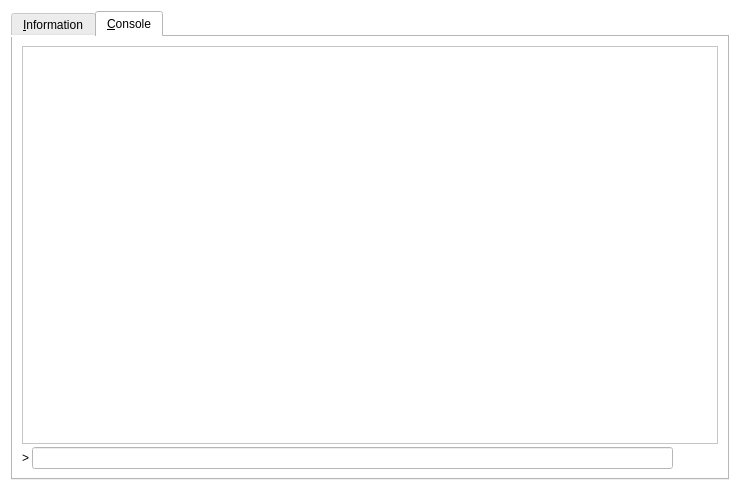
<?xml version="1.0" encoding="UTF-8"?>
<ui version="4.0">
 <class>RPCConsole</class>
 <widget class="QDialog" name="RPCConsole">
  <property name="geometry">
   <rect>
    <x>0</x>
    <y>0</y>
    <width>740</width>
    <height>491</height>
   </rect>
  </property>
  <property name="windowTitle">
   <string>Globalboost - Debug window</string>
  </property>
  <property name="styleSheet">
   <string notr="true">background-color: rgb(255, 255, 255);</string>
  </property>
  <layout class="QVBoxLayout" name="verticalLayout_2">
   <item>
    <widget class="QTabWidget" name="tabWidget">
     <property name="currentIndex">
      <number>1</number>
     </property>
     <widget class="QWidget" name="tab_info">
      <attribute name="title">
       <string>&amp;Information</string>
      </attribute>
      <layout class="QGridLayout" name="gridLayout" columnstretch="0,1">
       <property name="horizontalSpacing">
        <number>12</number>
       </property>
       <item row="0" column="0">
        <widget class="QLabel" name="label_9">
         <property name="font">
          <font>
           <weight>75</weight>
           <bold>true</bold>
          </font>
         </property>
         <property name="text">
          <string>Globalboost Core</string>
         </property>
        </widget>
       </item>
       <item row="1" column="0">
        <widget class="QLabel" name="label_5">
         <property name="text">
          <string>Client name</string>
         </property>
        </widget>
       </item>
       <item row="1" column="1">
        <widget class="QLabel" name="clientName">
         <property name="cursor">
          <cursorShape>IBeamCursor</cursorShape>
         </property>
         <property name="text">
          <string>N/A</string>
         </property>
         <property name="textFormat">
          <enum>Qt::PlainText</enum>
         </property>
         <property name="textInteractionFlags">
          <set>Qt::LinksAccessibleByMouse|Qt::TextSelectableByKeyboard|Qt::TextSelectableByMouse</set>
         </property>
        </widget>
       </item>
       <item row="2" column="0">
        <widget class="QLabel" name="label_6">
         <property name="text">
          <string>Client version</string>
         </property>
        </widget>
       </item>
       <item row="2" column="1">
        <widget class="QLabel" name="clientVersion">
         <property name="cursor">
          <cursorShape>IBeamCursor</cursorShape>
         </property>
         <property name="text">
          <string>N/A</string>
         </property>
         <property name="textFormat">
          <enum>Qt::PlainText</enum>
         </property>
         <property name="textInteractionFlags">
          <set>Qt::LinksAccessibleByMouse|Qt::TextSelectableByKeyboard|Qt::TextSelectableByMouse</set>
         </property>
        </widget>
       </item>
       <item row="3" column="0">
        <widget class="QLabel" name="label_14">
         <property name="text">
          <string>Using OpenSSL version</string>
         </property>
         <property name="indent">
          <number>10</number>
         </property>
        </widget>
       </item>
       <item row="3" column="1">
        <widget class="QLabel" name="openSSLVersion">
         <property name="cursor">
          <cursorShape>IBeamCursor</cursorShape>
         </property>
         <property name="text">
          <string>N/A</string>
         </property>
         <property name="textFormat">
          <enum>Qt::PlainText</enum>
         </property>
         <property name="textInteractionFlags">
          <set>Qt::LinksAccessibleByMouse|Qt::TextSelectableByKeyboard|Qt::TextSelectableByMouse</set>
         </property>
        </widget>
       </item>
       <item row="4" column="0">
        <widget class="QLabel" name="label_12">
         <property name="text">
          <string>Build date</string>
         </property>
        </widget>
       </item>
       <item row="4" column="1">
        <widget class="QLabel" name="buildDate">
         <property name="cursor">
          <cursorShape>IBeamCursor</cursorShape>
         </property>
         <property name="text">
          <string>N/A</string>
         </property>
         <property name="textFormat">
          <enum>Qt::PlainText</enum>
         </property>
         <property name="textInteractionFlags">
          <set>Qt::LinksAccessibleByMouse|Qt::TextSelectableByKeyboard|Qt::TextSelectableByMouse</set>
         </property>
        </widget>
       </item>
       <item row="5" column="0">
        <widget class="QLabel" name="label_13">
         <property name="text">
          <string>Startup time</string>
         </property>
        </widget>
       </item>
       <item row="5" column="1">
        <widget class="QLabel" name="startupTime">
         <property name="cursor">
          <cursorShape>IBeamCursor</cursorShape>
         </property>
         <property name="text">
          <string>N/A</string>
         </property>
         <property name="textFormat">
          <enum>Qt::PlainText</enum>
         </property>
         <property name="textInteractionFlags">
          <set>Qt::LinksAccessibleByMouse|Qt::TextSelectableByKeyboard|Qt::TextSelectableByMouse</set>
         </property>
        </widget>
       </item>
       <item row="6" column="0">
        <widget class="QLabel" name="label_11">
         <property name="font">
          <font>
           <weight>75</weight>
           <bold>true</bold>
          </font>
         </property>
         <property name="text">
          <string>Network</string>
         </property>
        </widget>
       </item>
       <item row="7" column="0">
        <widget class="QLabel" name="label_7">
         <property name="text">
          <string>Number of connections</string>
         </property>
        </widget>
       </item>
       <item row="7" column="1">
        <widget class="QLabel" name="numberOfConnections">
         <property name="cursor">
          <cursorShape>IBeamCursor</cursorShape>
         </property>
         <property name="text">
          <string>N/A</string>
         </property>
         <property name="textFormat">
          <enum>Qt::PlainText</enum>
         </property>
         <property name="textInteractionFlags">
          <set>Qt::LinksAccessibleByMouse|Qt::TextSelectableByKeyboard|Qt::TextSelectableByMouse</set>
         </property>
        </widget>
       </item>
       <item row="8" column="0">
        <widget class="QLabel" name="label_8">
         <property name="text">
          <string>On testnet</string>
         </property>
        </widget>
       </item>
       <item row="8" column="1">
        <widget class="QCheckBox" name="isTestNet">
         <property name="enabled">
          <bool>false</bool>
         </property>
         <property name="text">
          <string/>
         </property>
        </widget>
       </item>
       <item row="9" column="0">
        <widget class="QLabel" name="label_10">
         <property name="font">
          <font>
           <weight>75</weight>
           <bold>true</bold>
          </font>
         </property>
         <property name="text">
          <string>Block chain</string>
         </property>
        </widget>
       </item>
       <item row="10" column="0">
        <widget class="QLabel" name="label_3">
         <property name="text">
          <string>Current number of blocks</string>
         </property>
        </widget>
       </item>
       <item row="10" column="1">
        <widget class="QLabel" name="numberOfBlocks">
         <property name="cursor">
          <cursorShape>IBeamCursor</cursorShape>
         </property>
         <property name="text">
          <string>N/A</string>
         </property>
         <property name="textFormat">
          <enum>Qt::PlainText</enum>
         </property>
         <property name="textInteractionFlags">
          <set>Qt::LinksAccessibleByMouse|Qt::TextSelectableByKeyboard|Qt::TextSelectableByMouse</set>
         </property>
        </widget>
       </item>
       <item row="11" column="0">
        <widget class="QLabel" name="label_4">
         <property name="text">
          <string>Estimated total blocks</string>
         </property>
        </widget>
       </item>
       <item row="11" column="1">
        <widget class="QLabel" name="totalBlocks">
         <property name="cursor">
          <cursorShape>IBeamCursor</cursorShape>
         </property>
         <property name="text">
          <string>N/A</string>
         </property>
         <property name="textFormat">
          <enum>Qt::PlainText</enum>
         </property>
         <property name="textInteractionFlags">
          <set>Qt::LinksAccessibleByMouse|Qt::TextSelectableByKeyboard|Qt::TextSelectableByMouse</set>
         </property>
        </widget>
       </item>
       <item row="12" column="0">
        <widget class="QLabel" name="label_2">
         <property name="text">
          <string>Last block time</string>
         </property>
        </widget>
       </item>
       <item row="12" column="1">
        <widget class="QLabel" name="lastBlockTime">
         <property name="cursor">
          <cursorShape>IBeamCursor</cursorShape>
         </property>
         <property name="text">
          <string>N/A</string>
         </property>
         <property name="textFormat">
          <enum>Qt::PlainText</enum>
         </property>
         <property name="textInteractionFlags">
          <set>Qt::LinksAccessibleByMouse|Qt::TextSelectableByKeyboard|Qt::TextSelectableByMouse</set>
         </property>
        </widget>
       </item>
       <item row="13" column="0">
        <spacer name="verticalSpacer_2">
         <property name="orientation">
          <enum>Qt::Vertical</enum>
         </property>
         <property name="sizeHint" stdset="0">
          <size>
           <width>20</width>
           <height>20</height>
          </size>
         </property>
        </spacer>
       </item>
       <item row="14" column="0">
        <widget class="QLabel" name="labelDebugLogfile">
         <property name="font">
          <font>
           <weight>75</weight>
           <bold>true</bold>
          </font>
         </property>
         <property name="text">
          <string>Debug log file</string>
         </property>
        </widget>
       </item>
       <item row="15" column="0">
        <widget class="QPushButton" name="openDebugLogfileButton">
         <property name="toolTip">
          <string>Open the Globalboost debug log file from the current data directory. This can take a few seconds for large log files.</string>
         </property>
         <property name="styleSheet">
          <string notr="true">QPushButton {
 color: white;
 background-color: #BF1919;
 border-width: 0px;
 border-color: #339;
 border-style: solid;
 border-radius: 7;
 padding: 3px;
 font-size: 12px;
 padding-left: 5px;
 padding-right: 5px;
 min-width: 150px;
 max-width:150px;
 min-height: 18px;
 max-height: 18px;
}

QPushButton:!enabled {
	background-color: #769597;
}

QPushButton:hover {
	background-color: #990000;
}

QPushButton:pressed:flat {
	background-color: #00a99d;
}</string>
         </property>
         <property name="text">
          <string>&amp;Open</string>
         </property>
         <property name="autoDefault">
          <bool>false</bool>
         </property>
        </widget>
       </item>
       <item row="16" column="0">
        <widget class="QLabel" name="labelCLOptions">
         <property name="font">
          <font>
           <weight>75</weight>
           <bold>true</bold>
          </font>
         </property>
         <property name="text">
          <string>Command-line options</string>
         </property>
        </widget>
       </item>
       <item row="17" column="0">
        <widget class="QPushButton" name="showCLOptionsButton">
         <property name="toolTip">
          <string>Show the GlobalBoost-Y help message to get a list with possible Globalboost command-line options.</string>
         </property>
         <property name="styleSheet">
          <string notr="true">QPushButton {
 color: white;
 background-color: #BF1919;
 border-width: 0px;
 border-color: #339;
 border-style: solid;
 border-radius: 7;
 padding: 3px;
 font-size: 12px;
 padding-left: 5px;
 padding-right: 5px;
 min-width: 150px;
 max-width:150px;
 min-height: 18px;
 max-height: 18px;
}

QPushButton:!enabled {
	background-color: #769597;
}

QPushButton:hover {
	background-color: #990000;
}

QPushButton:pressed:flat {
	background-color: #00a99d;
}</string>
         </property>
         <property name="text">
          <string>&amp;Show</string>
         </property>
         <property name="autoDefault">
          <bool>false</bool>
         </property>
        </widget>
       </item>
       <item row="18" column="0">
        <spacer name="verticalSpacer">
         <property name="orientation">
          <enum>Qt::Vertical</enum>
         </property>
         <property name="sizeHint" stdset="0">
          <size>
           <width>20</width>
           <height>40</height>
          </size>
         </property>
        </spacer>
       </item>
      </layout>
     </widget>
     <widget class="QWidget" name="tab_console">
      <attribute name="title">
       <string>&amp;Console</string>
      </attribute>
      <layout class="QVBoxLayout" name="verticalLayout_3">
       <property name="spacing">
        <number>3</number>
       </property>
       <item>
        <widget class="QTextEdit" name="messagesWidget">
         <property name="minimumSize">
          <size>
           <width>0</width>
           <height>100</height>
          </size>
         </property>
         <property name="readOnly">
          <bool>true</bool>
         </property>
         <property name="tabKeyNavigation" stdset="0">
          <bool>false</bool>
         </property>
         <property name="columnCount" stdset="0">
          <number>2</number>
         </property>
        </widget>
       </item>
       <item>
        <layout class="QHBoxLayout" name="horizontalLayout">
         <property name="spacing">
          <number>3</number>
         </property>
         <item>
          <widget class="QLabel" name="label">
           <property name="text">
            <string notr="true">&gt;</string>
           </property>
          </widget>
         </item>
         <item>
          <widget class="QLineEdit" name="lineEdit"/>
         </item>
         <item>
          <widget class="QPushButton" name="clearButton">
           <property name="maximumSize">
            <size>
             <width>16777215</width>
             <height>16777215</height>
            </size>
           </property>
           <property name="toolTip">
            <string>Clear console</string>
           </property>
           <property name="styleSheet">
            <string notr="true">QPushButton {
	text-align:left;
	border: 0px solid gray;
	padding: 3px 5px 3px 5px;
}

QPushButton:pressed:flat {
	background-color: #D9D9D9;
}

QPushButton:hover {
	background-color: #D9D9D9;
}</string>
           </property>
           <property name="text">
            <string/>
           </property>
           <property name="icon">
            <iconset resource="../bitcoin.qrc">
             <normaloff>:/icons/remove</normaloff>:/icons/remove</iconset>
           </property>
           <property name="shortcut">
            <string notr="true">Ctrl+L</string>
           </property>
           <property name="autoDefault">
            <bool>false</bool>
           </property>
          </widget>
         </item>
        </layout>
       </item>
      </layout>
     </widget>
    </widget>
   </item>
  </layout>
 </widget>
 <resources>
  <include location="../bitcoin.qrc"/>
 </resources>
 <connections/>
</ui>
